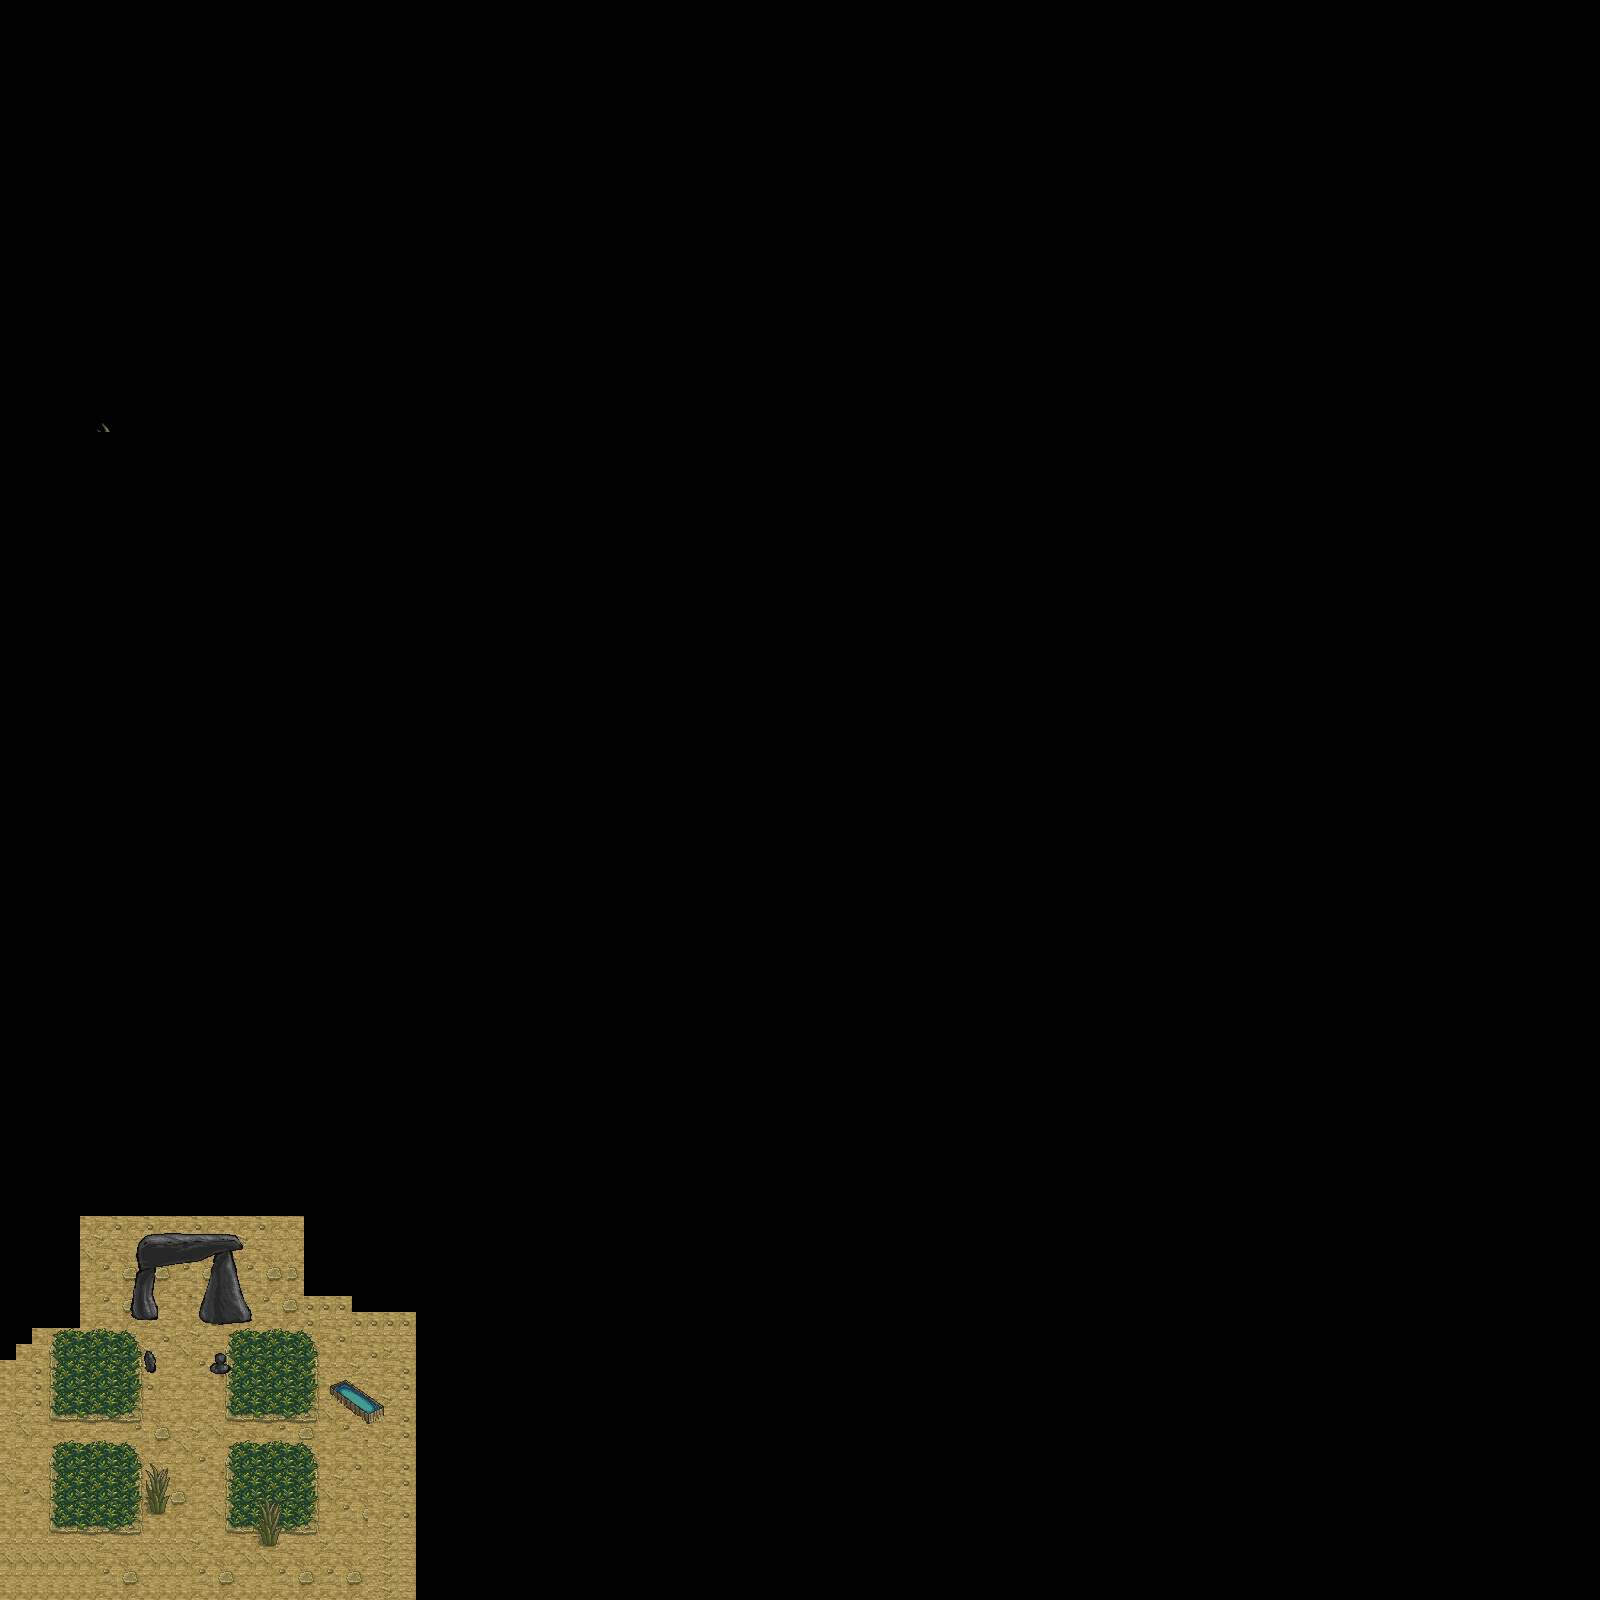

The image is a tile-based game level rendered from a .tmx file. Its description and source (layers, tilesets, objects; grid data summarised) follow:
An orthogonal 100x100 tile map with 16x16 px tiles, 2 tile layers (hintergrund, barrieren) and 13 objects.

<map version="1.0" orientation="orthogonal" renderorder="right-down" width="100" height="100" tilewidth="16" tileheight="16" nextobjectid="37">
 <tileset firstgid="1" name="trees_plants_rocks" tilewidth="16" tileheight="16" tilecount="1024" columns="32">
  <image source="tilesets/trees_plants_rocks.png" width="512" height="512" />
 </tileset>
 <layer name="hintergrund" width="100" height="100">
  <data>[10000 cells, 548 non-empty, 61 distinct tile ids]</data>
 </layer>
 <layer name="barrieren" width="100" height="100">
  <data>[10000 cells, 84 non-empty, 76 distinct tile ids]</data>
 </layer>
 <objectgroup name="hintergrund">
  <object id="3" x="144" y="1344" width="16" height="32" />
  <object id="4" x="208" y="1344" width="16" height="32" />
  <object id="14" x="144" y="1504" width="32" height="16" />
  <object id="15" x="144" y="1488" width="32" height="16" />
  <object id="16" x="258.5" y="1547" width="0.5" />
  <object id="17" x="256" y="1520" width="32" height="32" />
  <object id="19" x="320" y="1376" width="32" height="32" />
  <object id="20" x="352" y="1392" width="32" height="32" />
  <object id="23" x="352" y="1376" width="16" height="16" />
  <object id="24" x="336" y="1408" width="16" height="16" />
  <object id="31" x="128" y="1296" width="32" height="32" />
  <object id="32" x="192" y="1296" width="64" height="32" />
 </objectgroup>
 <objectgroup name="hauptcharakter">
  <object id="36" x="176" y="1424" width="16" height="16" />
 </objectgroup>
</map>
